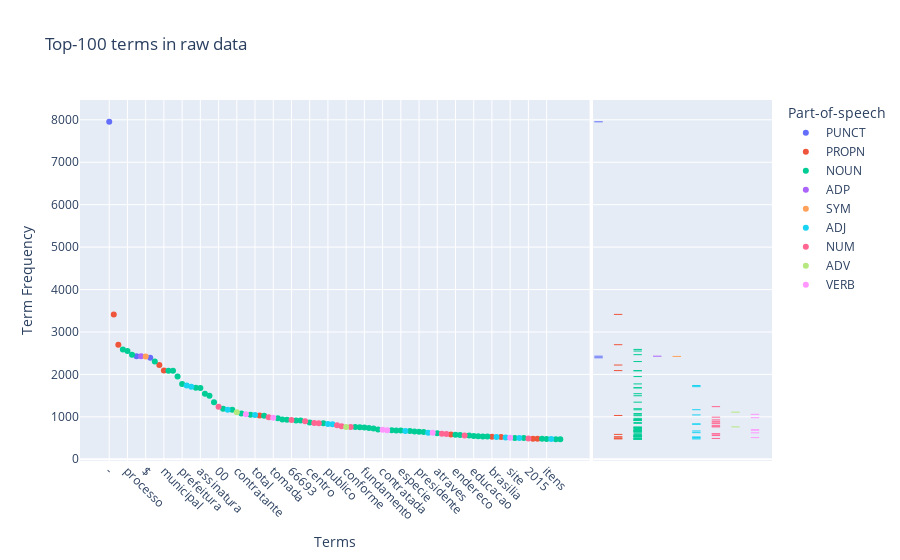

Notebook code for this chart:
### Markdown cell above
## 4. Text Filter

Before we train the model, it's necessary to create a bag of words by tokenizing each word, finding their lemmas and discarting some words that could mislead the model.

Let's take a first look at the raw text variable.

### Code cell
text_variable = 'TXT'
df_terms1 = plot_term_scatter(vacuity_df, text_variable, 'Top-100 terms in raw data')

### Figure 1 — Plotly figure (JSON) as saved in the notebook; plotly's stock layout.template omitted (floating-point values rounded to 4 significant figures)
{"data": [{"hovertemplate": "Part-of-speech=PUNCT<br>Terms=%{x}<br>Term Frequency=%{y}<extra></extra>", "legendgroup": "PUNCT", "marker": {"color": "#636efa", "symbol": "circle"}, "mode": "markers", "name": "PUNCT", "orientation": "v", "showlegend": true, "type": "scatter", "x": ["-", ",", "."], "xaxis": "x", "y": [7953, 2429, 2392], "yaxis": "y"}, {"alignmentgroup": "True", "boxpoints": "all", "fillcolor": "rgba(255,255,255,0)", "hoveron": "points", "hovertemplate": "Part-of-speech=PUNCT<br>Term Frequency=%{y}<extra></extra>", "jitter": 0, "legendgroup": "PUNCT", "line": {"color": "rgba(255,255,255,0)"}, "marker": {"color": "#636efa", "symbol": "line-ew-open"}, "name": "PUNCT", "offsetgroup": "PUNCT", "showlegend": false, "type": "box", "xaxis": "x2", "y": [7953, 2429, 2392], "yaxis": "y2"}, {"hovertemplate": "Part-of-speech=PROPN<br>Terms=%{x}<br>Term Frequency=%{y}<extra></extra>", "legendgroup": "PROPN", "marker": {"color": "#EF553B", "symbol": "circle"}, "mode": "markers", "name": "PROPN", "orientation": "v", "showlegend": true, "type": "scatter", "x": ["objeto", "cnpj", "ltda", "municipal", "legal", "silva", "brasilia", "inciso", "prorrogacao", "gestao"], "xaxis": "x", "y": [3414, 2700, 2221, 2090, 1032, 586, 529, 522, 486, 482], "yaxis": "y"}, {"alignmentgroup": "True", "boxpoints": "all", "fillcolor": "rgba(255,255,255,0)", "hoveron": "points", "hovertemplate": "Part-of-speech=PROPN<br>Term Frequency=%{y}<extra></extra>", "jitter": 0, "legendgroup": "PROPN", "line": {"color": "rgba(255,255,255,0)"}, "marker": {"color": "#EF553B", "symbol": "line-ew-open"}, "name": "PROPN", "offsetgroup": "PROPN", "showlegend": false, "type": "box", "xaxis": "x2", "y": [3414, 2700, 2221, 2090, 1032, 586, 529, 522, 486, 482], "yaxis": "y2"}, {"hovertemplate": "Part-of-speech=NOUN<br>Terms=%{x}<br>Term Frequency=%{y}<extra></extra>", "legendgroup": "NOUN", "marker": {"color": "#00cc96", "symbol": "circle"}, "mode": "markers", "name": "NOUN", "orientation": "v", "showlegend": true, "type": "scatter", "x": ["data", "processo", "contrato", "valor", "licitacao", "vigencia", "termo", "prefeitura", "extrato", "assinatura", "convenio", "municipio", "empresa", "precos", "servicos", "dias", "reais", "prazo", "pregao", "engenharia", "saude", "aviso", "execucao", "centro", "concorrencia", "contratacao", "horas", "fundamento", "comissao", "estado", "jose", "secretaria", "construcoes", "especie", "obras", "construcao", "presidente", "recursos", "atraves", "endereco", "abertura", "propostas", "educacao", "mt", "fundacao", "ministerio", "fonte", "resultado", "lote", "itens", "trabalho", "interessados"], "xaxis": "x", "y": [2589, 2551, 2465, 2303, 2088, 2086, 1949, 1776, 1687, 1682, 1545, 1497, 1346, 1191, 1166, 1077, 1048, 1026, 964, 935, 933, 914, 912, 864, 847, 758, 757, 748, 734, 724, 703, 685, 680, 679, 666, 652, 646, 642, 613, 580, 572, 558, 551, 545, 537, 535, 503, 500, 482, 480, 474, 473], "yaxis": "y"}, {"alignmentgroup": "True", "boxpoints": "all", "fillcolor": "rgba(255,255,255,0)", "hoveron": "points", "hovertemplate": "Part-of-speech=NOUN<br>Term Frequency=%{y}<extra></extra>", "jitter": 0, "legendgroup": "NOUN", "line": {"color": "rgba(255,255,255,0)"}, "marker": {"color": "#00cc96", "symbol": "line-ew-open"}, "name": "NOUN", "offsetgroup": "NOUN", "showlegend": false, "type": "box", "xaxis": "x2", "y": [2589, 2551, 2465, 2303, 2088, 2086, 1949, 1776, 1687, 1682, 1545, 1497, 1346, 1191, 1166, 1077, 1048, 1026, 964, 935, 933, 914, 912, 864, 847, 758, 757, 748, 734, 724, 703, 685, 680, 679, 666, 652, 646, 642, 613, 580, 572, 558, 551, 545, 537, 535, 503, 500, 482, 480, 474, 473], "yaxis": "y2"}, {"hovertemplate": "Part-of-speech=ADP<br>Terms=%{x}<br>Term Frequency=%{y}<extra></extra>", "legendgroup": "ADP", "marker": {"color": "#ab63fa", "symbol": "circle"}, "mode": "markers", "name": "ADP", "orientation": "v", "showlegend": true, "type": "scatter", "x": ["r"], "xaxis": "x", "y": [2429], "yaxis": "y"}, {"alignmentgroup": "True", "boxpoints": "all", "fillcolor": "rgba(255,255,255,0)", "hoveron": "points", "hovertemplate": "Part-of-speech=ADP<br>Term Frequency=%{y}<extra></extra>", "jitter": 0, "legendgroup": "ADP", "line": {"color": "rgba(255,255,255,0)"}, "marker": {"color": "#ab63fa", "symbol": "line-ew-open"}, "name": "ADP", "offsetgroup": "ADP", "showlegend": false, "type": "box", "xaxis": "x2", "y": [2429], "yaxis": "y2"}, {"hovertemplate": "Part-of-speech=SYM<br>Terms=%{x}<br>Term Frequency=%{y}<extra></extra>", "legendgroup": "SYM", "marker": {"color": "#FFA15A", "symbol": "circle"}, "mode": "markers", "name": "SYM", "orientation": "v", "showlegend": true, "type": "scatter", "x": ["$"], "xaxis": "x", "y": [2424], "yaxis": "y"}, {"alignmentgroup": "True", "boxpoints": "all", "fillcolor": "rgba(255,255,255,0)", "hoveron": "points", "hovertemplate": "Part-of-speech=SYM<br>Term Frequency=%{y}<extra></extra>", "jitter": 0, "legendgroup": "SYM", "line": {"color": "rgba(255,255,255,0)"}, "marker": {"color": "#FFA15A", "symbol": "line-ew-open"}, "name": "SYM", "offsetgroup": "SYM", "showlegend": false, "type": "box", "xaxis": "x2", "y": [2424], "yaxis": "y2"}, {"hovertemplate": "Part-of-speech=ADJ<br>Terms=%{x}<br>Term Frequency=%{y}<extra></extra>", "legendgroup": "ADJ", "marker": {"color": "#19d3f3", "symbol": "circle"}, "mode": "markers", "name": "ADJ", "orientation": "v", "showlegend": true, "type": "scatter", "x": ["edital", "aditivo", "nacional", "total", "publico", "federal", "preco", "centavos", "presente", "eletronico", "global", "permanente"], "xaxis": "x", "y": [1738, 1711, 1168, 1045, 834, 825, 667, 627, 527, 511, 502, 479], "yaxis": "y"}, {"alignmentgroup": "True", "boxpoints": "all", "fillcolor": "rgba(255,255,255,0)", "hoveron": "points", "hovertemplate": "Part-of-speech=ADJ<br>Term Frequency=%{y}<extra></extra>", "jitter": 0, "legendgroup": "ADJ", "line": {"color": "rgba(255,255,255,0)"}, "marker": {"color": "#19d3f3", "symbol": "line-ew-open"}, "name": "ADJ", "offsetgroup": "ADJ", "showlegend": false, "type": "box", "xaxis": "x2", "y": [1738, 1711, 1168, 1045, 834, 825, 667, 627, 527, 511, 502, 479], "yaxis": "y2"}, {"hovertemplate": "Part-of-speech=NUM<br>Terms=%{x}<br>Term Frequency=%{y}<extra></extra>", "legendgroup": "NUM", "marker": {"color": "#FF6692", "symbol": "circle"}, "mode": "markers", "name": "NUM", "orientation": "v", "showlegend": true, "type": "scatter", "x": ["00", "2010", "66693", "2011", "2009", "2008", "0", "2012", "2007", "2014", "2013", "2006", "2015"], "xaxis": "x", "y": [1240, 992, 928, 894, 856, 848, 800, 779, 762, 601, 595, 559, 491], "yaxis": "y"}, {"alignmentgroup": "True", "boxpoints": "all", "fillcolor": "rgba(255,255,255,0)", "hoveron": "points", "hovertemplate": "Part-of-speech=NUM<br>Term Frequency=%{y}<extra></extra>", "jitter": 0, "legendgroup": "NUM", "line": {"color": "rgba(255,255,255,0)"}, "marker": {"color": "#FF6692", "symbol": "line-ew-open"}, "name": "NUM", "offsetgroup": "NUM", "showlegend": false, "type": "box", "xaxis": "x2", "y": [1240, 992, 928, 894, 856, 848, 800, 779, 762, 601, 595, 559, 491], "yaxis": "y2"}, {"hovertemplate": "Part-of-speech=ADV<br>Terms=%{x}<br>Term Frequency=%{y}<extra></extra>", "legendgroup": "ADV", "marker": {"color": "#B6E880", "symbol": "circle"}, "mode": "markers", "name": "ADV", "orientation": "v", "showlegend": true, "type": "scatter", "x": ["contratante", "conforme"], "xaxis": "x", "y": [1111, 763], "yaxis": "y"}, {"alignmentgroup": "True", "boxpoints": "all", "fillcolor": "rgba(255,255,255,0)", "hoveron": "points", "hovertemplate": "Part-of-speech=ADV<br>Term Frequency=%{y}<extra></extra>", "jitter": 0, "legendgroup": "ADV", "line": {"color": "rgba(255,255,255,0)"}, "marker": {"color": "#B6E880", "symbol": "line-ew-open"}, "name": "ADV", "offsetgroup": "ADV", "showlegend": false, "type": "box", "xaxis": "x2", "y": [1111, 763], "yaxis": "y2"}, {"hovertemplate": "Part-of-speech=VERB<br>Terms=%{x}<br>Term Frequency=%{y}<extra></extra>", "legendgroup": "VERB", "marker": {"color": "#FF97FF", "symbol": "circle"}, "mode": "markers", "name": "VERB", "orientation": "v", "showlegend": true, "type": "scatter", "x": ["contratado", "tomada", "contratada", "torna", "partir", "site"], "xaxis": "x", "y": [1059, 980, 696, 686, 623, 510], "yaxis": "y"}, {"alignmentgroup": "True", "boxpoints": "all", "fillcolor": "rgba(255,255,255,0)", "hoveron": "points", "hovertemplate": "Part-of-speech=VERB<br>Term Frequency=%{y}<extra></extra>", "jitter": 0, "legendgroup": "VERB", "line": {"color": "rgba(255,255,255,0)"}, "marker": {"color": "#FF97FF", "symbol": "line-ew-open"}, "name": "VERB", "offsetgroup": "VERB", "showlegend": false, "type": "box", "xaxis": "x2", "y": [1059, 980, 696, 686, 623, 510], "yaxis": "y2"}], "layout": {"legend": {"title": {"text": "Part-of-speech"}, "tracegroupgap": 0}, "title": {"text": "Top-100 terms in raw data"}, "xaxis": {"anchor": "y", "categoryorder": "total descending", "domain": [0, 0.7363], "tickangle": 45, "title": {"text": "Terms"}}, "xaxis2": {"anchor": "y2", "domain": [0.7413, 1], "matches": "x2", "showgrid": false, "showline": false, "showticklabels": false, "ticks": ""}, "yaxis": {"anchor": "x", "domain": [0, 1], "title": {"text": "Term Frequency"}}, "yaxis2": {"anchor": "x2", "domain": [0, 1], "matches": "y", "showgrid": true, "showticklabels": false}}}
